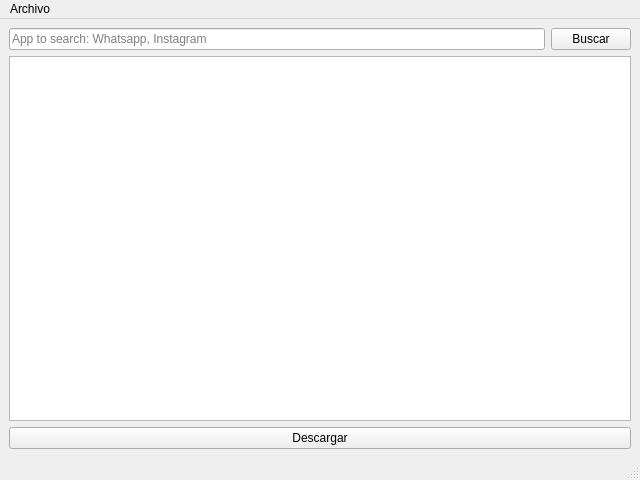
<?xml version="1.0" encoding="UTF-8"?>
<ui version="4.0">
 <class>MainWindow</class>
 <widget class="QMainWindow" name="MainWindow">
  <property name="geometry">
   <rect>
    <x>0</x>
    <y>0</y>
    <width>640</width>
    <height>480</height>
   </rect>
  </property>
  <property name="windowTitle">
   <string>MainWindow</string>
  </property>
  <widget class="QWidget" name="centralwidget">
   <layout class="QVBoxLayout" name="verticalLayout_2">
    <item>
     <layout class="QHBoxLayout" name="horizontalLayout_2">
      <item>
       <widget class="QLineEdit" name="lineEdit_Search">
        <property name="placeholderText">
         <string>App to search: Whatsapp, Instagram</string>
        </property>
       </widget>
      </item>
      <item>
       <widget class="QPushButton" name="pushButton_search">
        <property name="text">
         <string>Buscar</string>
        </property>
       </widget>
      </item>
     </layout>
    </item>
    <item>
     <widget class="QTableView" name="tableView_search_results">
      <property name="selectionMode">
       <enum>QAbstractItemView::SelectionMode::SingleSelection</enum>
      </property>
      <property name="selectionBehavior">
       <enum>QAbstractItemView::SelectionBehavior::SelectRows</enum>
      </property>
     </widget>
    </item>
    <item>
     <layout class="QHBoxLayout" name="horizontalLayout">
      <item>
       <widget class="QPushButton" name="pushButton_download">
        <property name="text">
         <string>Descargar</string>
        </property>
       </widget>
      </item>
     </layout>
    </item>
   </layout>
  </widget>
  <widget class="QMenuBar" name="menubar">
   <property name="geometry">
    <rect>
     <x>0</x>
     <y>0</y>
     <width>640</width>
     <height>30</height>
    </rect>
   </property>
   <widget class="QMenu" name="menuArchivo">
    <property name="title">
     <string>Archivo</string>
    </property>
    <addaction name="actionAutenticar_usuario_sin_2FA"/>
    <addaction name="actionSalir"/>
   </widget>
   <addaction name="menuArchivo"/>
  </widget>
  <widget class="QStatusBar" name="statusbar"/>
  <action name="actionCargar">
   <property name="text">
    <string>Cargar</string>
   </property>
  </action>
  <action name="actionSalir">
   <property name="text">
    <string>Salir</string>
   </property>
  </action>
  <action name="actionAutenticar_usuario_sin_2FA">
   <property name="text">
    <string>Autenticar usuario sin 2FA</string>
   </property>
  </action>
 </widget>
 <resources/>
 <connections/>
</ui>
